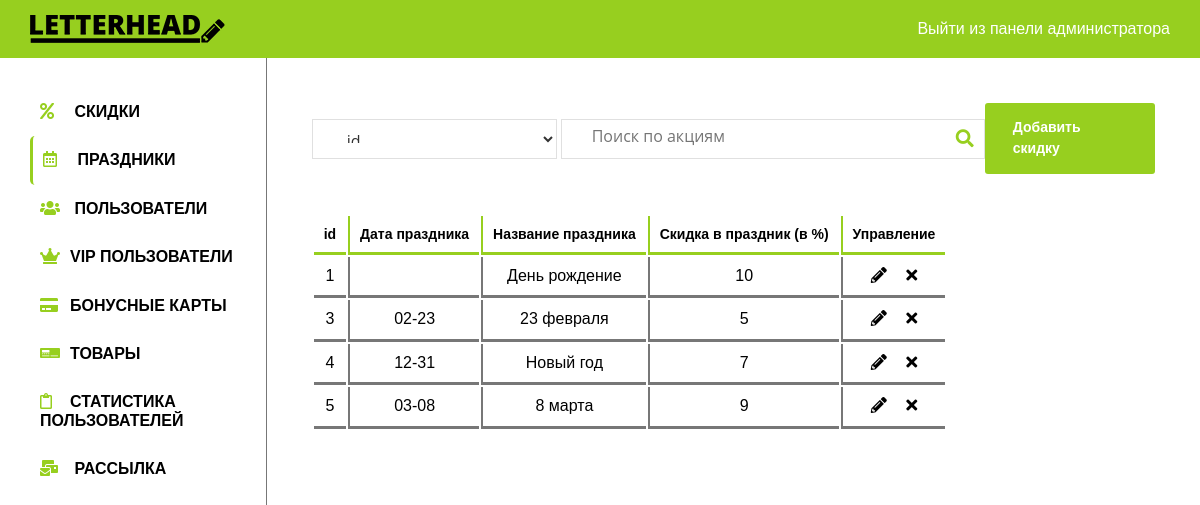
Page /admin/calendar.php (signed in) on the committed database.
### tables this page shows
CREATE TABLE holidays (
  id int(11) NOT NULL PRIMARY KEY AUTO_INCREMENT,            
  date char(5),                                              
  holiday varchar(40) NOT NULL,                              
  discount int(3) NOT NULL DEFAULT 0                         
);

### functions/helpers.php (called while the page is built, shortened)
<?php
function db_get_prepare_stmt($link, $sql, $data = [])
{
  $stmt = mysqli_prepare($link, $sql);
  return $stmt;
}
function db_fetch_data($link, $sql, $data = [])
{
  $result = [];
  $stmt = db_get_prepare_stmt($link, $sql, $data);
  mysqli_stmt_execute($stmt);
  $res = mysqli_stmt_get_result($stmt);
  if ($res) {
    $result = mysqli_fetch_all($res, MYSQLI_ASSOC);
  }
  return $result;
}
function include_template($name, array $data = [])
{
  $name = 'templates/' . $name;
  extract($data);
  require $name;
  $result = ob_get_clean();
  return $result;
}

### admin/templates/calendar/calendar.php (the view, shortened to what this page needs)
<div class="main__flex">
  <form class="main__search" action="/admin/calendar.php" method="get" autocomplete="off">
    <select name="select" id="select">
      <option value="id">id</option>
    </select>
    <input type="text" name="search" value="<?= isset($_GET['search']) ? $_GET['search'] : '' ?>" placeholder="Поиск по акциям">
    <button type="submit" class="main__search-btn"><i class="fas fa-search"></i></button>
  </form>
  <a href="/admin/calendar.php?add" type="button" class="btn-primary">Добавить скидку</a>
</div>
<?php if (count($data) === 0) : ?>
  <div class="table__none">По вашему запросу ничего не найдено...</div>
<?php else : ?>
  <div class="table">
    <table class="table__content">
      <thead>
        <tr>
          <th>id</th>
          <th>Дата праздника</th>
          <th>Название праздника</th>
          <th>Скидка в праздник (в %)</th>
          <th>Управление</th>
        </tr>
      </thead>
      <tbody>
        <?php foreach ($data as $item) : ?>
          <tr>
            <td><?= $item['id'] ?></td>
            <td><?= $item['date'] ?></td>
            <td><?= $item['holiday'] ?></td>
            <td><?= $item['discount'] ?></td>
            <td data-id="<?= $item['id'] ?>">
              <a href="/admin/calendar.php?update=<?= $item['id'] ?>" type="button" class="btn-table" title="Изменить запись">
                <i class="fas fa-pencil-alt"></i>
              </a>
              <a href="/admin/calendar.php?remove=<?= $item['id'] ?>" type="button" class="btn-table" title="Удалить запись">
                <i class="fas fa-times"></i>
            </td>
          </tr>
        <?php endforeach; ?>
      </tbody>
    </table>
  </div>
<?php endif; ?>

### admin/styles/style.css (style rules this page uses)
*, *::after, *::before { padding: 0; margin: 0; -webkit-box-sizing: border-box; box-sizing: border-box; }
html, body { width: 100%; height: 100%; font-size: 16px; font-family: "Raleway", sans-serif; font-weight: 400; color: #000; position: relative; cursor: default; }
a { color: inherit; font-family: inherit; text-decoration: none; }
button { color: inherit; font-family: inherit, sans-serif; border: none; outline: none; background-color: transparent; cursor: pointer; }
.btn-primary, .form__submit .btn-primary { outline: none; border: none; display: inline-block; margin-top: 22px; padding: 14px 28px 15px; color: #fff; background-color: #97cf1f; font-size: 14px; font-weight: 700; line-height: 21px; border-radius: 3px; -webkit-transition: background-color 0.3s ease-in; transition: background-color 0.3s ease-in; }
.main__search { display: -webkit-box; display: -ms-flexbox; display: flex; position: relative; width: 700px; }
.main__search input[type="text"], .main__search select { color: #333; display: inline-block; font-family: open sans, sans-serif; width: 100%; font-weight: 400; height: 40px; padding: 9px 30px 15px; background: #fff; border: 1px solid #e0e0e0; border-radius: 0; -webkit-box-shadow: none; box-shadow: none; -webkit-transition: 0.3s ease-in; transition: 0.3s ease-in; }
.main__search select { width: -webkit-min-content; width: -moz-min-content; width: min-content; margin-right: 4px; }
.main__search-btn { position: absolute; display: inline-block; top: 0; font-size: 18px; line-height: 38px; height: 40px; width: 30px; text-align: center; right: 0; color: #97cf1f; margin-right: 5px; -webkit-transition: 0.3s color ease-in; transition: 0.3s color ease-in; }
.main__flex { display: -webkit-box; display: -ms-flexbox; display: flex; -webkit-box-pack: justify; -ms-flex-pack: justify; justify-content: space-between; -webkit-box-align: center; -ms-flex-align: center; align-items: center; margin-bottom: 40px; }
.main__flex .btn-primary { margin-top: 0; }
.table { position: relative; }
.table thead { font-size: 14px; background-color: #fff; }
.table thead th { padding: 10px; border-bottom: 3px solid #97cf1f; }
.table thead th + th { border-left: 2px solid #97cf1f; }
.table tbody { margin-top: 40px; text-align: center; }
.table tbody td { padding: 10px; border-bottom: 3px solid #777; }
.table tbody td + td { border-left: 2px solid #777; }
.table .btn-table { -webkit-transition: 0.3s color ease-in; transition: 0.3s color ease-in; }
.table .btn-table + .btn-table { margin-left: 15px; }

### rows in the picture
holidays: id "1", holiday "День рождение", discount "10"
holidays: id "3", date "02-23", holiday "23 февраля", discount "5"
holidays: id "4", date "12-31", holiday "Новый год", discount "7"
holidays: id "5", date "03-08", holiday "8 марта", discount "9"
